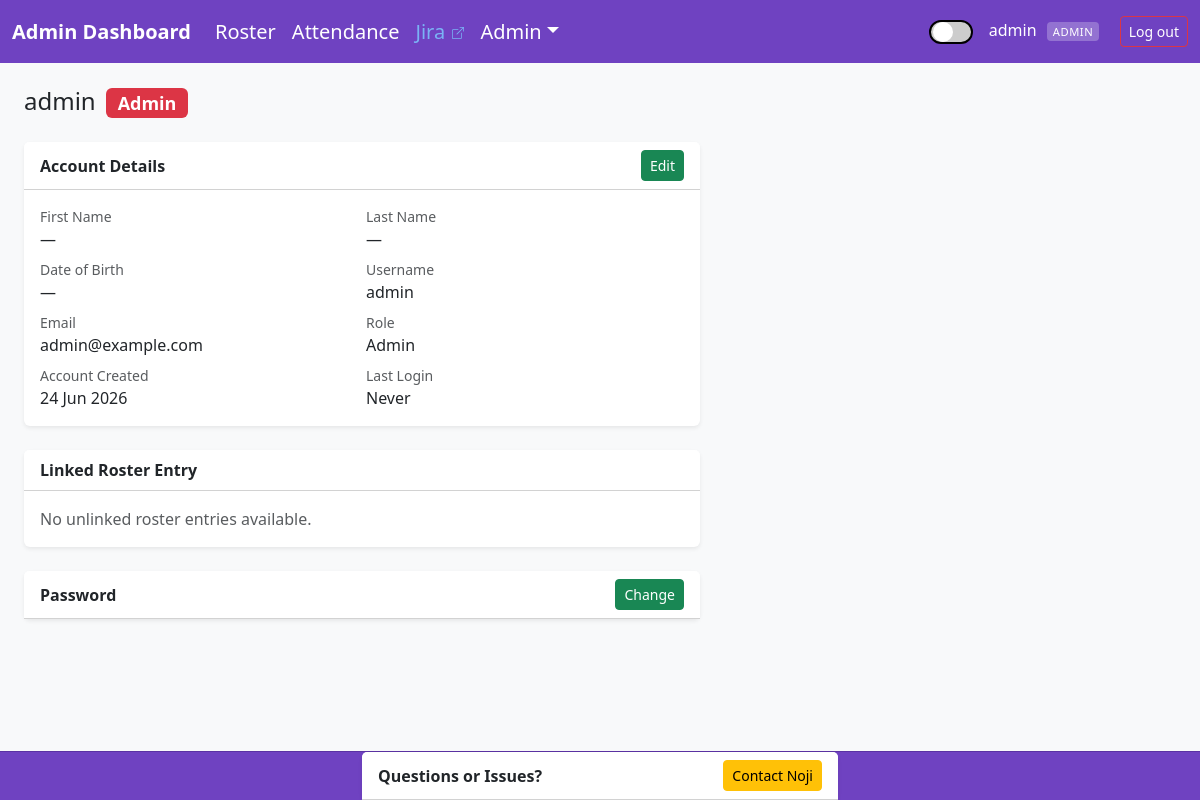
/portal/admin/user_profile.php?id=1 (signed in), run on the app's committed database.
### tables this page shows
CREATE TABLE IF NOT EXISTS users (
    id            INT AUTO_INCREMENT PRIMARY KEY,
    username      VARCHAR(50)  NOT NULL UNIQUE,
    password_hash VARCHAR(255) NOT NULL,
    is_admin      TINYINT(1)   NOT NULL DEFAULT 0,
    email         VARCHAR(100) NOT NULL,
    first_name    VARCHAR(50)  DEFAULT NULL,
    last_name     VARCHAR(50)  DEFAULT NULL,
    date_of_birth DATE         DEFAULT NULL,
    active        TINYINT(1)   NOT NULL DEFAULT 1,
    last_login    DATETIME,
    created_at    DATETIME     NOT NULL DEFAULT CURRENT_TIMESTAMP
);

### portal/includes/db.php (called while the page is built, shortened)
<?php
function db(): PDO {
    static $pdo = null;
    if ($pdo === null) {
        $dsn = 'mysql:host=' . DB_HOST . ';dbname=' . DB_NAME . ';charset=' . DB_CHARSET;
        $pdo = new PDO($dsn, DB_USER, DB_PASS, [
            PDO::ATTR_ERRMODE            => PDO::ERRMODE_EXCEPTION,
            PDO::ATTR_DEFAULT_FETCH_MODE => PDO::FETCH_ASSOC,
            PDO::ATTR_EMULATE_PREPARES   => false,
        ]);
    }
    return $pdo;
}

### portal/admin/user_profile.php (the view, shortened to what this page needs)
<?php
require_once __DIR__ . '/../includes/db.php';
$id    = (int)($_GET['id'] ?? 0);
$user = db()->prepare(
    'SELECT u.*, s.id AS student_id,
            s.first_name AS student_first_name, s.last_name AS student_last_name,
            s.student_type
     FROM users u
     LEFT JOIN students s ON s.user_id = u.id
     WHERE u.id = ?'
);
$user->execute([$id]);
$user = $user->fetch();
$unlinked = db()->query(
    'SELECT id, first_name, last_name, student_type
     FROM students
     WHERE user_id IS NULL
     ORDER BY first_name, last_name'
)->fetchAll();
$role_badges = [
    'admin'      => 'bg-danger',
    'instructor' => 'bg-warning text-dark',
    'student'    => 'bg-primary',
    'parent'     => 'bg-info text-dark',
    'guest'      => 'bg-secondary',
];
$effective_role = $user['is_admin'] ? 'admin' : ($user['student_type'] ?? 'student');
include __DIR__ . '/../includes/header.php';
?>
<div class="d-flex align-items-center gap-3 mb-4">
    <h4 class="mb-0">
        <?= htmlspecialchars($user['username']) ?>
        <span class="badge <?= $role_badges[$effective_role] ?? 'bg-secondary' ?> ms-1">
            <?= ucfirst($effective_role) ?>
        </span>
    </h4>
</div>
<div class="row g-4" style="max-width:700px">
    <div class="col-12">
        <form id="account-form" method="post">
            <div class="card border-0 shadow-sm">
                <div class="card-header bg-white fw-semibold d-flex justify-content-between align-items-center">
                    <span>Account Details</span>
                    <div class="d-flex gap-2">
                        <button type="button" id="accountEditBtn" class="btn btn-sm btn-success"
                                onclick="cardToggle('account')">Edit</button>
                    </div>
                </div>
                <div class="card-body">
                    <div id="account-view" class="row g-2">
                        <?php
                        $av = [
                            'First Name'      => htmlspecialchars($user['first_name'] ?? '') ?: '—',
                            'Last Name'       => htmlspecialchars($user['last_name']  ?? '') ?: '—',
                            'Date of Birth'   => !empty($user['date_of_birth']) ? date('d M Y', strtotime($user['date_of_birth'])) : '—',
                            'Username'        => htmlspecialchars($user['username']),
                            'Email'           => htmlspecialchars($user['email'] ?? '') ?: '—',
                            'Role'            => ucfirst($effective_role),
                            'Account Created' => date('d M Y', strtotime($user['created_at'])),
                            'Last Login'      => $user['last_login'] ? date('d M Y g:i a', strtotime($user['last_login'])) : 'Never',
                        ];
                        foreach ($av as $lbl => $val): ?>
                        <div class="col-6">
                            <div class="text-muted small"><?= $lbl ?></div>
                            <div><?= $val ?></div>
                        </div>
                        <?php endforeach; ?>
                    </div>
                </div>
            </div>
        </form>
    </div>
    <div class="col-12">
        <div class="card border-0 shadow-sm">
            <div class="card-header bg-white fw-semibold">Linked Roster Entry</div>
            <div class="card-body">
                <?php if ($user['student_id']): ?>
                    <div class="d-flex align-items-center justify-content-between flex-wrap gap-2">
                        <div>
                            <div><?= htmlspecialchars($user['student_first_name'] . ' ' . $user['student_last_name']) ?></div>
                            <div class="text-muted small"><?= ucfirst($user['student_type']) ?></div>
                        </div>
                        <div class="d-flex gap-2">
                            <a href="student_edit.php?id=<?= $user['student_id'] ?>"
                               class="btn btn-sm btn-outline-primary">Edit Roster Entry</a>
                            <form method="post" class="d-inline"
                                  onsubmit="return confirm('Unlink this account from the roster entry?')">
                                <?= csrf_input() ?>
                                <input type="hidden" name="action" value="unlink">
                                <button class="btn btn-sm btn-outline-danger">Unlink</button>
                            </form>
                        </div>
                    </div>
                <?php else: ?>
                    <p class="text-muted mb-0">No unlinked roster entries available.</p>
                <?php endif; ?>
            </div>
        </div>
    </div>
    <div class="col-12">
        <div class="card border-0 shadow-sm">
            <div class="card-header bg-white fw-semibold d-flex justify-content-between align-items-center">
                <span>Password</span>
                <button class="btn btn-sm btn-success" type="button"
                        data-bs-toggle="collapse" data-bs-target="#pwResetBox">Change</button>
            </div>
        </div>
    </div>
</div>
<?php include __DIR__ . '/../includes/footer.php'; ?>

### portal/includes/header.php (style rules this page uses)
body { background: #f8f9fa; padding-bottom: 57px; }

### data on the page
users: username "admin", is_admin "Admin", email "admin@example.com"

### other printed values
$_SESSION['username'] "admin"
$_rt "ADMIN"
$lbl "First Name"
$val "—"
$lbl "Last Name"
$lbl "Date of Birth"
$lbl "Username"
$lbl "Email"
$lbl "Role"
$val "Admin"
$lbl "Account Created"
$val "24 Jun 2026"
$lbl "Last Login"
$val "Never"
